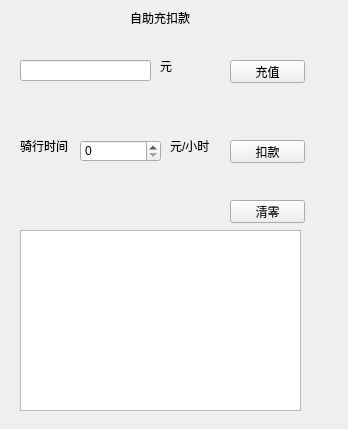
<?xml version="1.0" encoding="UTF-8"?>
<ui version="4.0">
 <class>Widget</class>
 <widget class="QWidget" name="Widget">
  <property name="geometry">
   <rect>
    <x>0</x>
    <y>0</y>
    <width>348</width>
    <height>429</height>
   </rect>
  </property>
  <property name="windowTitle">
   <string>Widget</string>
  </property>
  <widget class="QPushButton" name="pushButton">
   <property name="geometry">
    <rect>
     <x>230</x>
     <y>60</y>
     <width>75</width>
     <height>23</height>
    </rect>
   </property>
   <property name="text">
    <string>充值</string>
   </property>
  </widget>
  <widget class="QPushButton" name="pushButton_2">
   <property name="geometry">
    <rect>
     <x>230</x>
     <y>140</y>
     <width>75</width>
     <height>23</height>
    </rect>
   </property>
   <property name="text">
    <string>扣款</string>
   </property>
  </widget>
  <widget class="QLineEdit" name="lineEdit">
   <property name="geometry">
    <rect>
     <x>20</x>
     <y>60</y>
     <width>131</width>
     <height>21</height>
    </rect>
   </property>
  </widget>
  <widget class="QTextEdit" name="textEdit">
   <property name="geometry">
    <rect>
     <x>20</x>
     <y>230</y>
     <width>281</width>
     <height>181</height>
    </rect>
   </property>
  </widget>
  <widget class="QPushButton" name="pushButton_3">
   <property name="geometry">
    <rect>
     <x>230</x>
     <y>200</y>
     <width>75</width>
     <height>23</height>
    </rect>
   </property>
   <property name="text">
    <string>清零</string>
   </property>
  </widget>
  <widget class="QSpinBox" name="spinBox">
   <property name="geometry">
    <rect>
     <x>80</x>
     <y>140</y>
     <width>81</width>
     <height>22</height>
    </rect>
   </property>
  </widget>
  <widget class="QLabel" name="label">
   <property name="geometry">
    <rect>
     <x>20</x>
     <y>140</y>
     <width>54</width>
     <height>12</height>
    </rect>
   </property>
   <property name="text">
    <string>骑行时间</string>
   </property>
  </widget>
  <widget class="QLabel" name="label_2">
   <property name="geometry">
    <rect>
     <x>170</x>
     <y>140</y>
     <width>54</width>
     <height>12</height>
    </rect>
   </property>
   <property name="text">
    <string>元/小时</string>
   </property>
  </widget>
  <widget class="QLabel" name="label_3">
   <property name="geometry">
    <rect>
     <x>160</x>
     <y>60</y>
     <width>54</width>
     <height>12</height>
    </rect>
   </property>
   <property name="text">
    <string>元</string>
   </property>
  </widget>
  <widget class="QLabel" name="label_4">
   <property name="geometry">
    <rect>
     <x>130</x>
     <y>10</y>
     <width>111</width>
     <height>16</height>
    </rect>
   </property>
   <property name="text">
    <string>自助充扣款</string>
   </property>
  </widget>
 </widget>
 <resources/>
 <connections/>
</ui>
